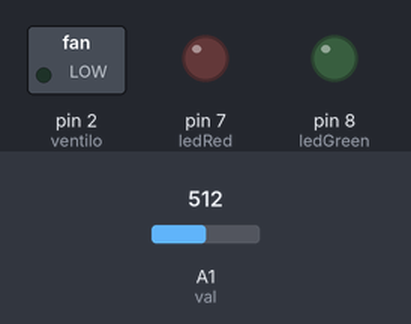
The sketch below on a simulated Arduino Uno, built with avr-gcc and run on an emulated ATmega328P. Shown: switched loads named in the sketch (green lamp = pin HIGH), output pins drawn as LEDs (lit = HIGH). The inputs (shaded band) are chosen by the test bench; at power-on: A1 (val) = 512.

Above: at 1.2 s.
1.3 s: A1 (val) set to 0
At 2.2 s:
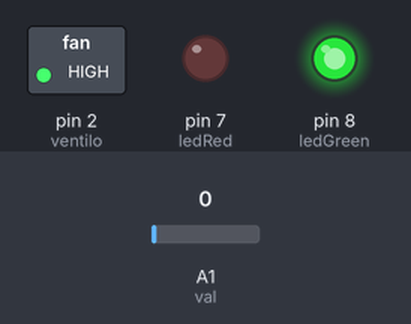
2.8 s: A1 (val) set to 1012
4.3 s: A1 (val) set to 1023
At 5.7 s:
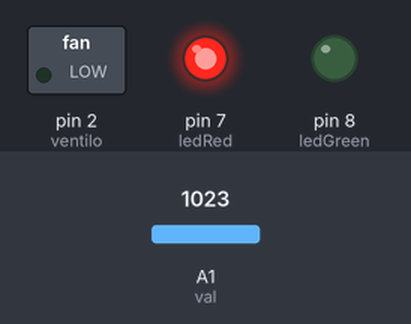
Timing chart, 0 to 7.3 s (numbered marks = the images above; inputs shaded):
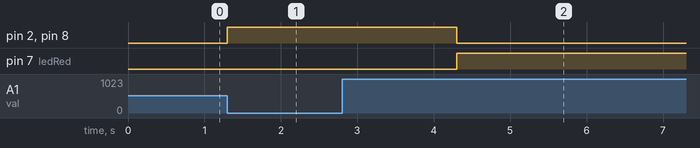

The sketch:

VENTILATEUR_PC_AVEC_POTENTIOMETRE_CODE.ino
```cpp
int val = A1 ;
int ventilo = 2 ;
int readValue ;
int writeValue;
int ledGreen = 8;
int ledRed = 7 ;

void setup() {
  // put your setup code here, to run once:
pinMode(ventilo,OUTPUT);
pinMode(val,INPUT);
pinMode(ledRed,OUTPUT);
pinMode(ledGreen,OUTPUT);

}

void loop() {

  // put your main code here, to run repeatedly:
readValue = analogRead(val);

if (readValue == 1023 ){
  digitalWrite(ventilo, LOW);
  digitalWrite(ledGreen, LOW);
  digitalWrite(ledRed, HIGH);
   delay(10);

  }

if (readValue == 0 ) {
digitalWrite(ventilo, HIGH);
  digitalWrite(ledGreen, HIGH);
  digitalWrite(ledRed, LOW);
delay(10);
}


}
```

Measured:
- the behaviour switches between 1022 and 1023 on A1 (val) (found by bisection; images 1 and 2)
- after the input at 1.3 s, pin 2 (ventilo), pin 8 (ledGreen): LOW → HIGH at once
- after the input at 2.8 s, every drawn part: stays the same
- after the input at 4.3 s, pin 2 (ventilo), pin 8 (ledGreen): HIGH → LOW at once; pin 7 (ledRed): LOW → HIGH at once
